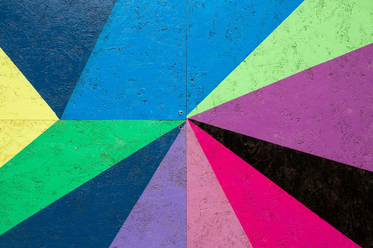
#> input picture pictures/tzLab1/1-4.PNG, 373 x 248 px, shrunk from 1493 x 991 before the run, found by its file name
$ python lab4_2.py
#> lines starting #> are read from the running program, lines starting #| are printed output that depends on the picture
import cv2
import numpy as np

paths = [r".\pictures\tzLab1\1-4.png", r".\pictures\tzLab1\1-2.jpg"]

imgs = [ cv2.imread(path,flags=cv2.IMREAD_COLOR) for path in paths]
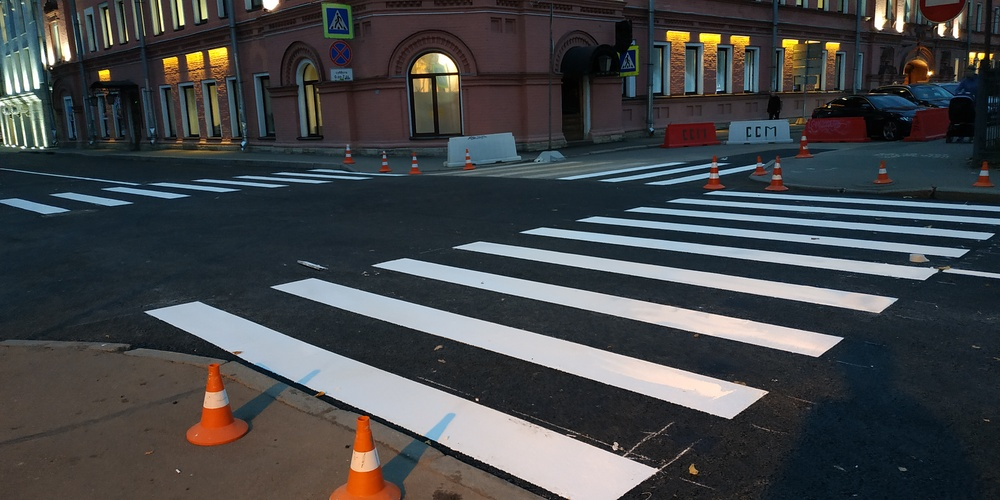
#> input picture pictures/tzLab1/1-2.jpg, 1000 x 500 px, shrunk from 4000 x 2000 before the run, found by its file name
#> imgs = 2 items
grayimgs = [ cv2.cvtColor(img, cv2.COLOR_BGR2GRAY) for img in imgs]
#> grayimgs = 2 items

filtredimg = []
filtredimg.append(cv2.medianBlur(grayimgs[0], 3))
filtredimg.append(cv2.GaussianBlur(grayimgs[1],(5,5),0.5))

cannyImgs = []
cannyImgs.append(cv2.Canny(filtredimg[0], 100, 200, 15 ))
cannyImgs.append(cv2.Canny(filtredimg[1], 100, 200, 5 ))

for img in cannyImgs:
    cv2.imshow("Canny "+str(id(img)), img)
    cv2.imwrite("lab4/Canny"+str(id(img))+".jpg",cv2.convertScaleAbs(img))
#> this loop made 2 passes
#> pass 1, `cv2.imshow("Canny "+str(id(img)), img)`:
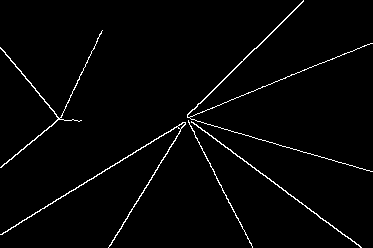
#> window 'Canny 140635940575856': shape (248, 373); 2.1% white in thin lines or dots
#> pass 2, `cv2.imshow("Canny "+str(id(img)), img)`:
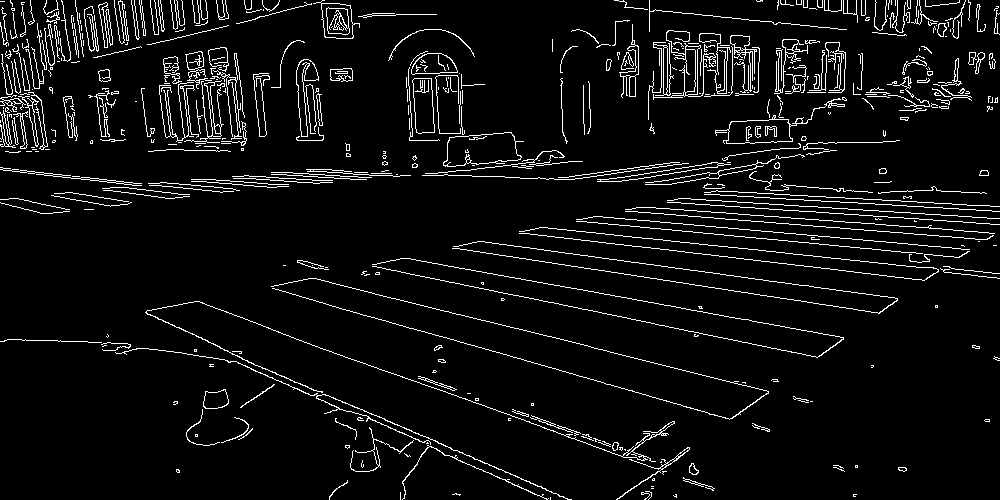
#> window 'Canny 140635940575760': shape (500, 1000); 5.8% white in thin lines or dots

cv2.waitKey(0)
